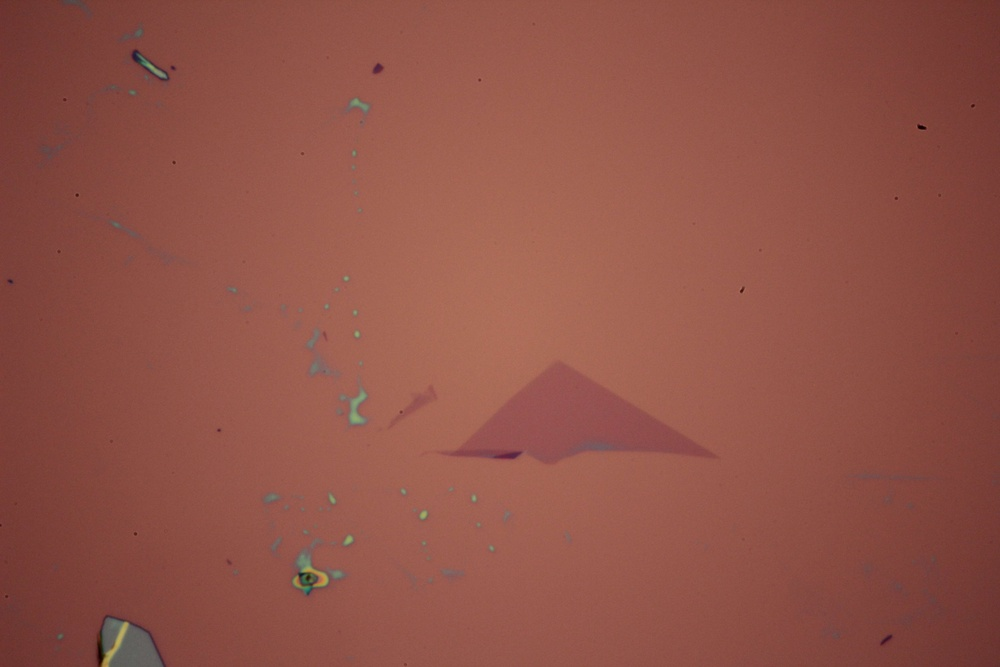
#> input picture spectral_curve_calculator/samples/gr92241.jpg, 1000 x 667 px, shrunk from 5184 x 3456 before the run
$ python -i image_corrections.py   (imports and definitions only)
#> lines starting #> are read from the running program, lines starting #| are printed output that depends on the picture; after the words box and inside, x2 and y2 are one past the last pixel; in counts of white or black regions, pixels touching at a corner belong together
#> further down, picture is the input picture: shape (667, 1000, 3); mean B, G, R 71.4, 82.9, 144.2
import numpy as np
from cv2 import cv2


# undo gamma correction
def gamma_expand(image):
    # conversion to float for increased accuracy
    u = image.astype("float32") / 255
    conds = [u <= 0.04045, u > 0.04045]
    funcs = [lambda u: u / 12.92, lambda u: np.power(((u + 0.055) / 1.055), 2.4)]
    linearized_image = np.piecewise(u, conds, funcs) * 255
    # conversion back to uint8 for opencv
    return linearized_image.astype("uint8")


# method creates vignette with a gaussian kernel(can be improved)
def de_vignette(image, sigma):
    # setting the gaussian deviation to match the size of the image
    rows, cols = image.shape[:2]
    kernel_x = cv2.getGaussianKernel(cols, sigma)
    kernel_y = cv2.getGaussianKernel(rows, sigma)
    # sigma = gaussian standard deviation

    kernel = kernel_y * kernel_x.T
    mask = kernel / kernel.max()

    vignette = np.zeros_like(image)
    for i in range(3):
        vignette[:, :, i] = image[:, :, i] * (1 / mask)
    return vignette


def thresholding(image):
    gray = cv2.cvtColor(image, cv2.COLOR_BGR2GRAY)
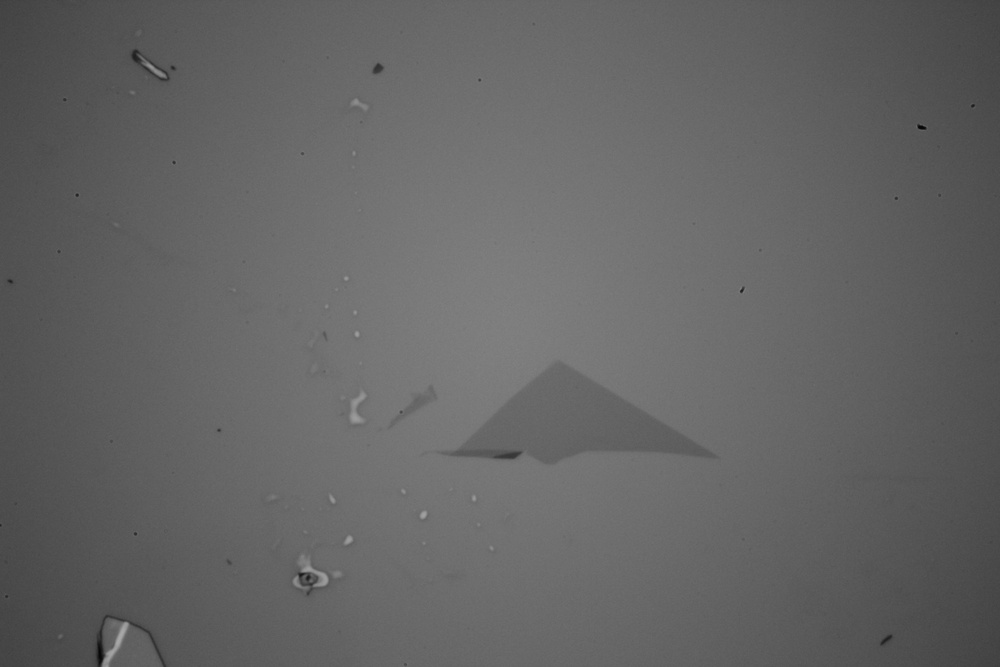
#> gray: shape (667, 1000); min 6, max 171, mean 99.9
    blurred = cv2.GaussianBlur(gray, (9, 9), 0)
    retval, th = cv2.threshold(blurred, 0, 255, cv2.THRESH_BINARY + cv2.THRESH_OTSU)
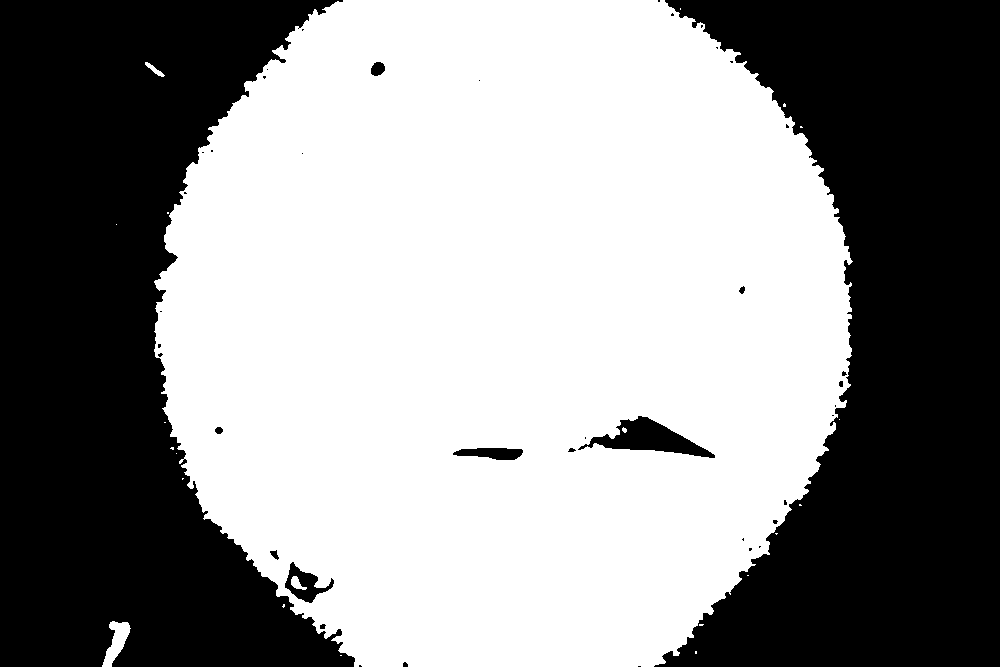
#> th: shape (667, 1000); 56.8% white; 41 black regions (28 under 20 px), largest, box (x1, y1, x2, y2) and area: (0, 0, 355, 667) 144110, (654, 0, 1000, 667) 139677, (578, 416, 715, 458) 2365
#> retval = 98
    return th


def contour_mask(thresh):
    contour_mask = np.zeros(thresh.shape, np.uint8)
    kernel = np.ones((15, 15), np.uint8)

    closing = cv2.morphologyEx(thresh, cv2.MORPH_CLOSE, kernel)
    contours, hierarchy = cv2.findContours(
        closing, cv2.RETR_TREE, cv2.CHAIN_APPROX_NONE
    )
    cv2.drawContours(contour_mask, contours, -1, 255, 2)
    return contour_mask

>>> import cv2
>>> picture = cv2.imread('samples/gr92241.jpg')
>>> result = thresholding(picture)

$ run again, on spectral_curve_calculator/samples/gr92261.jpg
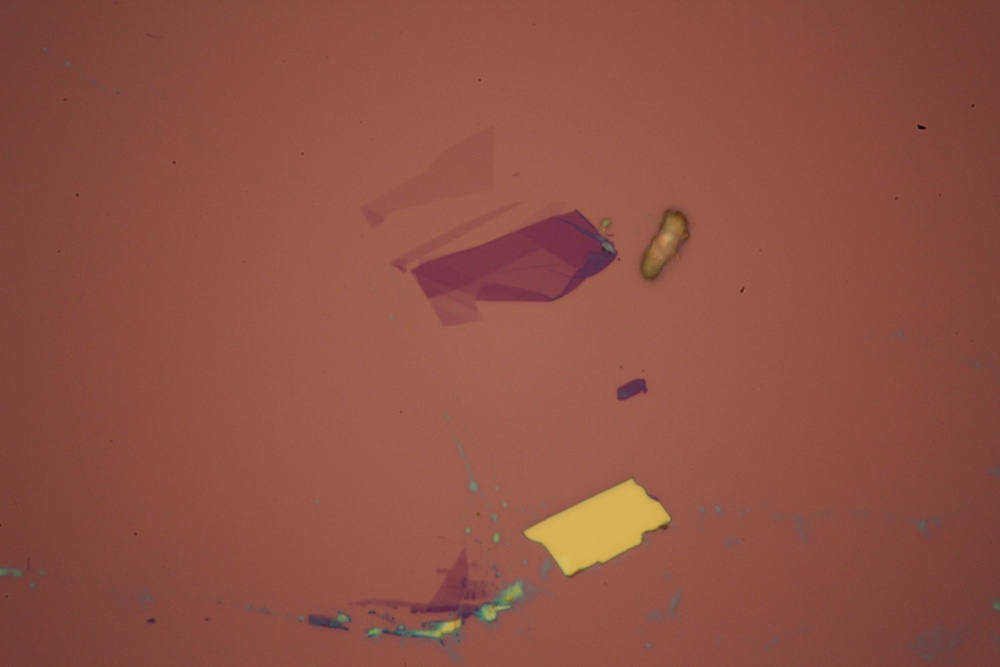
#> input picture spectral_curve_calculator/samples/gr92261.jpg, 1000 x 667 px, shrunk from 5184 x 3456 before the run
#> picture is the input picture: shape (667, 1000, 3); mean B, G, R 70, 81.3, 142.1
#> in thresholding, `gray = cv2.cvtColor(image, cv2.COLOR_BGR2GRAY)`:
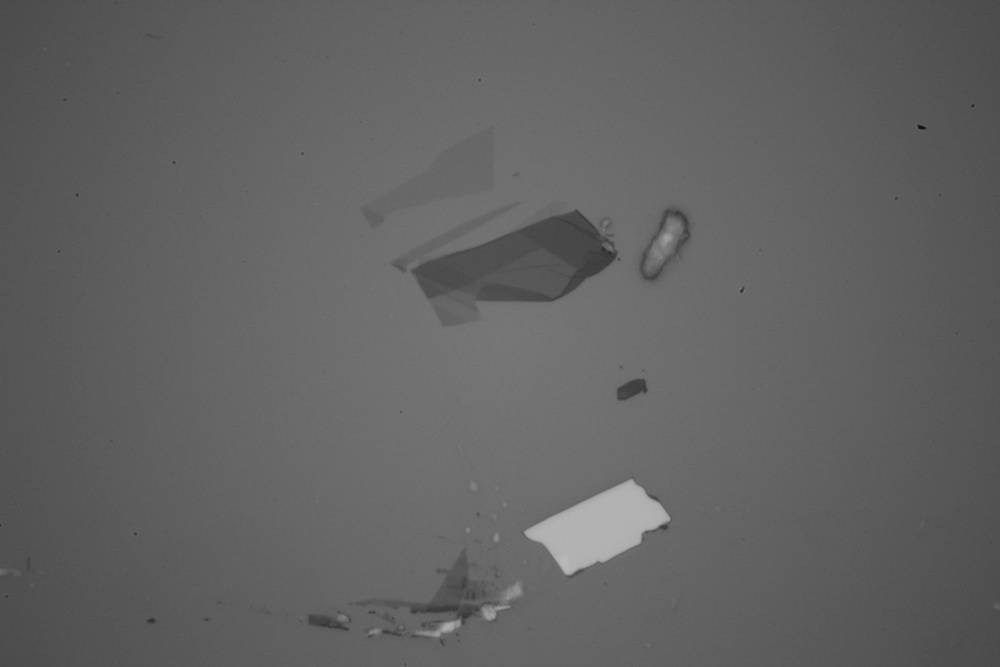
#> gray: shape (667, 1000); min 9, max 187, mean 98.2
#> in thresholding, `retval, th = cv2.threshold(blurred, 0, 255, cv2.THRESH_BINARY + cv2.TH..`:
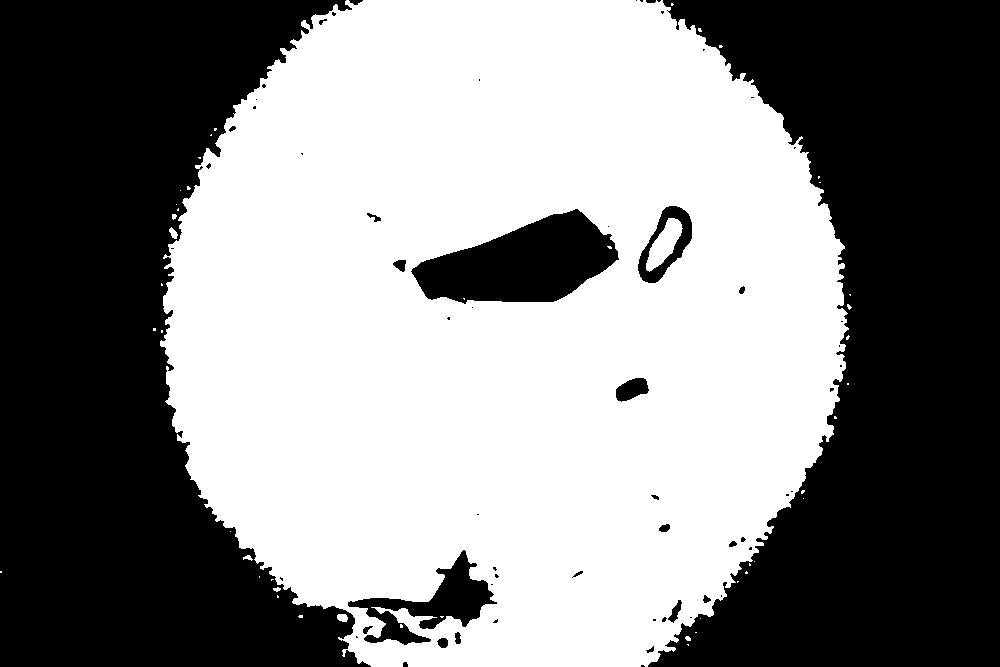
#> th: shape (667, 1000); 52.8% white; 62 black regions (38 under 20 px), largest, box (x1, y1, x2, y2) and area: (0, 0, 371, 667) 150571, (648, 0, 1000, 667) 144682, (411, 209, 619, 304) 11976
#> retval = 97
